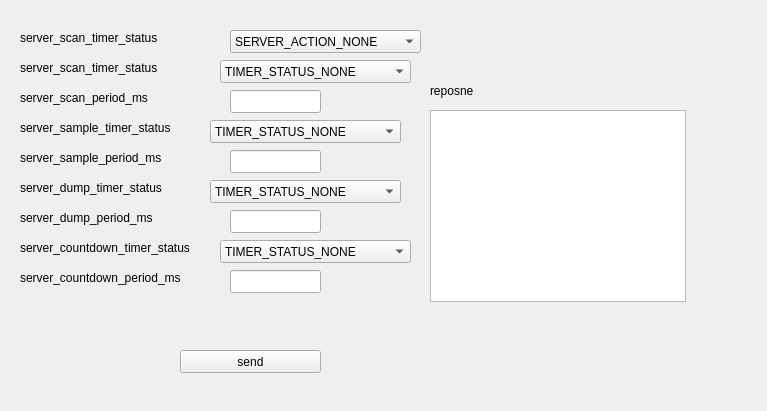
<?xml version="1.0" encoding="UTF-8"?>
<ui version="4.0">
 <class>new_dataserver</class>
 <widget class="QWidget" name="new_dataserver">
  <property name="geometry">
   <rect>
    <x>0</x>
    <y>0</y>
    <width>767</width>
    <height>411</height>
   </rect>
  </property>
  <property name="windowTitle">
   <string>Form</string>
  </property>
  <widget class="QLineEdit" name="lineEdit_6">
   <property name="geometry">
    <rect>
     <x>230</x>
     <y>150</y>
     <width>91</width>
     <height>23</height>
    </rect>
   </property>
  </widget>
  <widget class="QLabel" name="label_10">
   <property name="geometry">
    <rect>
     <x>430</x>
     <y>80</y>
     <width>111</width>
     <height>21</height>
    </rect>
   </property>
   <property name="text">
    <string>reposne</string>
   </property>
  </widget>
  <widget class="QLabel" name="label_7">
   <property name="geometry">
    <rect>
     <x>20</x>
     <y>240</y>
     <width>201</width>
     <height>16</height>
    </rect>
   </property>
   <property name="text">
    <string>server_countdown_timer_status</string>
   </property>
  </widget>
  <widget class="QLabel" name="label_2">
   <property name="geometry">
    <rect>
     <x>20</x>
     <y>90</y>
     <width>191</width>
     <height>16</height>
    </rect>
   </property>
   <property name="text">
    <string>server_scan_period_ms</string>
   </property>
  </widget>
  <widget class="QLineEdit" name="lineEdit_8">
   <property name="geometry">
    <rect>
     <x>230</x>
     <y>210</y>
     <width>91</width>
     <height>23</height>
    </rect>
   </property>
  </widget>
  <widget class="QTextBrowser" name="textBrowser">
   <property name="geometry">
    <rect>
     <x>430</x>
     <y>110</y>
     <width>256</width>
     <height>192</height>
    </rect>
   </property>
  </widget>
  <widget class="QLabel" name="label_6">
   <property name="geometry">
    <rect>
     <x>20</x>
     <y>210</y>
     <width>191</width>
     <height>16</height>
    </rect>
   </property>
   <property name="text">
    <string>server_dump_period_ms</string>
   </property>
  </widget>
  <widget class="QLabel" name="label">
   <property name="geometry">
    <rect>
     <x>20</x>
     <y>60</y>
     <width>191</width>
     <height>16</height>
    </rect>
   </property>
   <property name="text">
    <string>server_scan_timer_status</string>
   </property>
  </widget>
  <widget class="QLabel" name="label_4">
   <property name="geometry">
    <rect>
     <x>20</x>
     <y>150</y>
     <width>191</width>
     <height>16</height>
    </rect>
   </property>
   <property name="text">
    <string>server_sample_period_ms</string>
   </property>
  </widget>
  <widget class="QLineEdit" name="lineEdit_2">
   <property name="geometry">
    <rect>
     <x>230</x>
     <y>90</y>
     <width>91</width>
     <height>23</height>
    </rect>
   </property>
  </widget>
  <widget class="QLabel" name="label_8">
   <property name="geometry">
    <rect>
     <x>20</x>
     <y>270</y>
     <width>201</width>
     <height>16</height>
    </rect>
   </property>
   <property name="text">
    <string>server_countdown_period_ms</string>
   </property>
  </widget>
  <widget class="QComboBox" name="comboBox">
   <property name="geometry">
    <rect>
     <x>230</x>
     <y>30</y>
     <width>191</width>
     <height>23</height>
    </rect>
   </property>
   <item>
    <property name="text">
     <string>SERVER_ACTION_NONE</string>
    </property>
   </item>
   <item>
    <property name="text">
     <string>SERVER_ACTION_STOP</string>
    </property>
   </item>
   <item>
    <property name="text">
     <string>SERVER_ACTION_START</string>
    </property>
   </item>
   <item>
    <property name="text">
     <string>SERVER_ACTION_SET_TIMER</string>
    </property>
   </item>
   <item>
    <property name="text">
     <string>SERVER_ACTION_SET_PERIOD</string>
    </property>
   </item>
  </widget>
  <widget class="QPushButton" name="pushButton">
   <property name="geometry">
    <rect>
     <x>180</x>
     <y>350</y>
     <width>141</width>
     <height>23</height>
    </rect>
   </property>
   <property name="text">
    <string>send</string>
   </property>
  </widget>
  <widget class="QLabel" name="label_3">
   <property name="geometry">
    <rect>
     <x>20</x>
     <y>120</y>
     <width>191</width>
     <height>16</height>
    </rect>
   </property>
   <property name="text">
    <string>server_sample_timer_status</string>
   </property>
  </widget>
  <widget class="QLabel" name="label_9">
   <property name="geometry">
    <rect>
     <x>20</x>
     <y>30</y>
     <width>191</width>
     <height>16</height>
    </rect>
   </property>
   <property name="text">
    <string>server_scan_timer_status</string>
   </property>
  </widget>
  <widget class="QLabel" name="label_5">
   <property name="geometry">
    <rect>
     <x>20</x>
     <y>180</y>
     <width>191</width>
     <height>16</height>
    </rect>
   </property>
   <property name="text">
    <string>server_dump_timer_status</string>
   </property>
  </widget>
  <widget class="QLineEdit" name="lineEdit_10">
   <property name="geometry">
    <rect>
     <x>230</x>
     <y>270</y>
     <width>91</width>
     <height>23</height>
    </rect>
   </property>
  </widget>
  <widget class="QComboBox" name="comboBox_2">
   <property name="geometry">
    <rect>
     <x>220</x>
     <y>240</y>
     <width>191</width>
     <height>23</height>
    </rect>
   </property>
   <item>
    <property name="text">
     <string>TIMER_STATUS_NONE</string>
    </property>
   </item>
   <item>
    <property name="text">
     <string>TIMER_STATUS_STOP</string>
    </property>
   </item>
   <item>
    <property name="text">
     <string>TIMER_STATUS_START</string>
    </property>
   </item>
  </widget>
  <widget class="QComboBox" name="comboBox_3">
   <property name="geometry">
    <rect>
     <x>210</x>
     <y>180</y>
     <width>191</width>
     <height>23</height>
    </rect>
   </property>
   <item>
    <property name="text">
     <string>TIMER_STATUS_NONE</string>
    </property>
   </item>
   <item>
    <property name="text">
     <string>TIMER_STATUS_STOP</string>
    </property>
   </item>
   <item>
    <property name="text">
     <string>TIMER_STATUS_START</string>
    </property>
   </item>
  </widget>
  <widget class="QComboBox" name="comboBox_4">
   <property name="geometry">
    <rect>
     <x>210</x>
     <y>120</y>
     <width>191</width>
     <height>23</height>
    </rect>
   </property>
   <item>
    <property name="text">
     <string>TIMER_STATUS_NONE</string>
    </property>
   </item>
   <item>
    <property name="text">
     <string>TIMER_STATUS_STOP</string>
    </property>
   </item>
   <item>
    <property name="text">
     <string>TIMER_STATUS_START</string>
    </property>
   </item>
  </widget>
  <widget class="QComboBox" name="comboBox_5">
   <property name="geometry">
    <rect>
     <x>220</x>
     <y>60</y>
     <width>191</width>
     <height>23</height>
    </rect>
   </property>
   <item>
    <property name="text">
     <string>TIMER_STATUS_NONE</string>
    </property>
   </item>
   <item>
    <property name="text">
     <string>TIMER_STATUS_STOP</string>
    </property>
   </item>
   <item>
    <property name="text">
     <string>TIMER_STATUS_START</string>
    </property>
   </item>
  </widget>
 </widget>
 <resources/>
 <connections/>
</ui>
